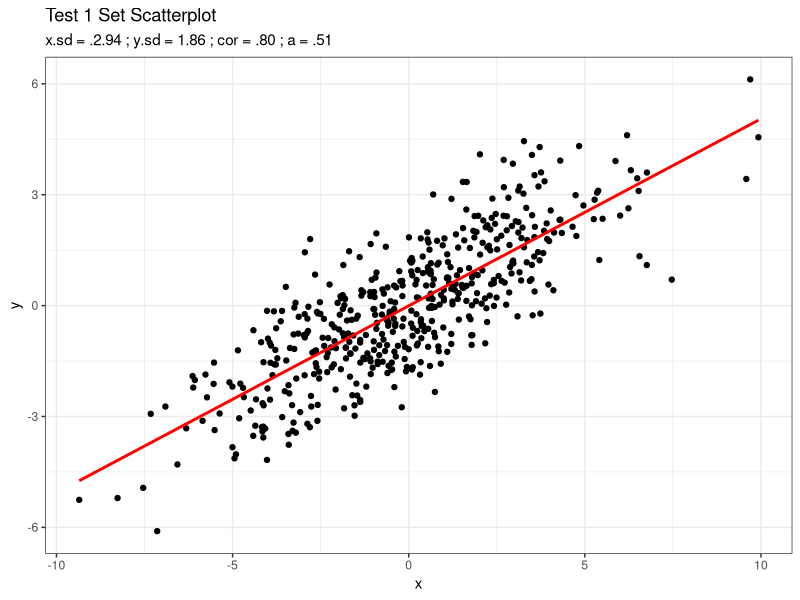
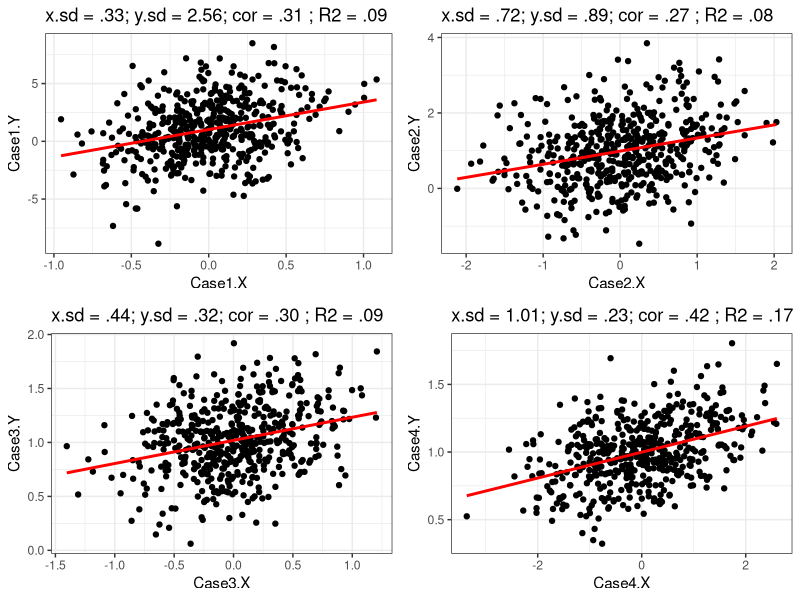

Recreate these plots in R, in order.
library(dplyr)
library(ggplot2)
library(gridExtra)

test1 <- read.csv("Week1_Test_Sample.csv", sep = "")

result <- test1 %>%
  summarise(sdX = sd(x),
            sdY = sd(y),
            cXY = cor(x, y),
            a = cXY * (sdY/sdX))

test1_lm <- lm(y ~ x, data = test1)

paste("Estimated slope was", round(result$a, 4),
      "while actual slope is", round(test1_lm$coefficients[[2]], 4),
      "; results are the same")

theme_set(
  theme_bw()
)

test1 %>%
  ggplot(aes(x, y)) +
  geom_jitter() +
  geom_smooth(method = "lm", se = F, colour = "red") +
  labs(title = "Test 1 Set Scatterplot",
       subtitle = "x.sd = .2.94 ; y.sd = 1.86 ; cor = .80 ; a = .51")

write.csv(result, "test1_result.csv", row.names = F)

#Exploring cases with different x and y sd
correlation_set <- read.csv("Correlation_Comparison_Project_Data.csv")

#Case 1
correlation_set %>%
  summarise(x.sd = sd(Case1.X),
            y.sd = sd(Case1.Y),
            correlation = cor(Case1.X, Case1.Y),
            R2 = cor(Case1.X, Case1.Y) ^ 2)

case1_lm <- lm(Case1.Y ~ Case1.X, data = correlation_set)

summary(case1_lm)

case1 <- correlation_set %>%
  ggplot(aes(Case1.X,Case1.Y)) +
  geom_jitter() +
  geom_smooth(method = "lm", se = F, colour = "red") +
  labs(title = "x.sd = .33; y.sd = 2.56; cor = .31 ; R2 = .09")

#Case 2
correlation_set %>%
  summarise(x.sd = sd(Case2.X),
            y.sd = sd(Case2.Y),
            correlation = cor(Case2.X, Case2.Y),
            R2 = cor(Case2.X, Case2.Y) ^ 2)

case2_lm <- lm(Case2.Y ~ Case2.X, data = correlation_set)

summary(case2_lm)

case2 <- correlation_set %>%
  ggplot(aes(Case2.X,Case2.Y)) +
  geom_jitter() +
  geom_smooth(method = "lm", se = F, colour = "red") +
  labs(title = "x.sd = .72; y.sd = .89; cor = .27 ; R2 = .08")

#Case 3
correlation_set %>%
  summarise(x.sd = sd(Case3.X),
            y.sd = sd(Case3.Y),
            correlation = cor(Case3.X, Case3.Y),
            R2 = cor(Case3.X, Case3.Y) ^ 2)

case3 <- correlation_set %>%
  ggplot(aes(Case3.X,Case3.Y)) +
  geom_jitter() +
  geom_smooth(method = "lm", se = F, colour = "red") +
  labs(title = "x.sd = .44; y.sd = .32; cor = .30 ; R2 = .09")

#Case 4
correlation_set %>%
  summarise(x.sd = sd(Case4.X),
            y.sd = sd(Case4.Y),
            correlation = cor(Case4.X, Case4.Y),
            R2 = cor(Case4.X, Case4.Y) ^ 2)

case4 <- correlation_set %>%
  ggplot(aes(Case4.X,Case4.Y)) +
  geom_jitter() +
  geom_smooth(method = "lm", se = F, colour = "red") +
  labs(title = "x.sd = 1.01; y.sd = .23; cor = .42 ; R2 = .17")

grid.arrange(case1, case2, case3, case4, nrow = 2)